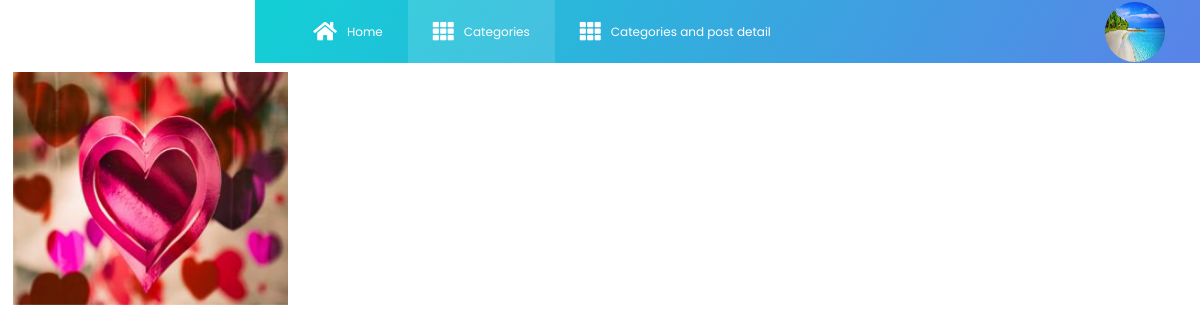
/showCatgegories (signed in), run on the app's committed database.
### quotes/models.py (models this page shows, shortened)
class User(db.Model, UserMixin):
    id = db.Column(db.Integer, primary_key=True)
    name = db.Column(db.String(60))
    username = db.Column(db.String(60), unique=True)
    email = db.Column(db.String(60), unique=True)
    image_file = db.Column(db.String(60), default='default.jpg')
    password = db.Column(db.String(60))

class Categories(db.Model):
    id = db.Column(db.Integer, primary_key=True)
    image_file = db.Column(db.String(60), default='default.jpg')
    category_name = db.Column(db.String(80))

### quotes/categories/routes.py (the view)
@category.route('/showCatgegories', methods=['POST', 'GET'])
def showCat():
    categories = Categories.query.all()
    return render_template('categoriesWithPics.html', categories=categories, title='GridView Categories')

### quotes/models.py (called while the page is built)
@login.user_loader
def load_user(user_id):
    return User.query.get(int(user_id))

### quotes/template/categoriesWithPics.html (shortened to what this page needs)
{% extends 'layout.html' %}
{% block content %}
<link rel="stylesheet" type="text/css" href="{{ url_for('static',filename = 'categories.css') }}">
<div class="outer-container home-page">
    <div class="container-fluid">
        <div class="row">
            {% for cat in categories %}
            <div class="col-6 col-md-3 col-lg-3 no-padding">
                <div class="flex-container" style="width: 100%; height: 100%">
                    <img src="{{url_for('static', filename='cat_images/' + cat.image_file)}}"
                         alt="Avatar" class="image">
                </div>
            </div>
            {% endfor %}
        </div>
    </div>
</div>
{% endblock %}

### quotes/template/_QuoteNavBar.html (shortened to what this page needs)
<nav class="navbar default-layout col-lg-12 col-12 p-0 fixed-top d-flex flex-row">
    <div class="text-center navbar-brand-wrapper d-flex align-items-top justify-content-center">
    </div>
    <div class="navbar-menu-wrapper d-flex align-items-center">
        <ul class="navbar-nav navbar-nav-left header-links d-none d-md-flex">
            <li class="nav-item">
                <a href="{{ url_for('main.home') }}" class="nav-link">
                    <i class="fas fa-home"></i> Home
                </a>
            </li>
            <li class="nav-item active">
                <a href="{{ url_for('category.get_categories') }}" class="nav-link">
                    <i class="fas fa-th"></i>Categories</a>
            </li>
            <li class="nav-item">
                <a href="{{ url_for('category.showCat') }}" class="nav-link">
                    <i class="fas fa-th"></i>Categories and post detail</a>
            </li>
        </ul>
        <ul class="navbar-nav navbar-nav-right">
            {% if current_user.is_authenticated %}
                <a href="" style="color: white"><img
                        src="{{ url_for('static', filename='profile/'+ current_user.image_file ) }}"
                        class="rounded-circle account-img"></a>
            {% endif %}
        </ul>
    </div>
</nav>

### quotes/static/Main.css (style rules this page uses)
body { background: #fafafa; color: #333333; margin-top: 5rem; }
.site-header,.nav-bar,.nav-link { color: #cbd5db; }
.account-img { height: 60px; width: 60px; margin-right: 20px; margin-bottom: 16px; margin-top: 16px; }

### quotes/static/categories.css (style rules this page uses)
.flex-container { display: flex; background-color: white; }
.image { opacity: 1; display: block; width: 100%; height: auto; transition: .5s ease; backface-visibility: hidden; }

### data on the page
User: image_file (placeholder picture)
Categories: image_file (picture)
